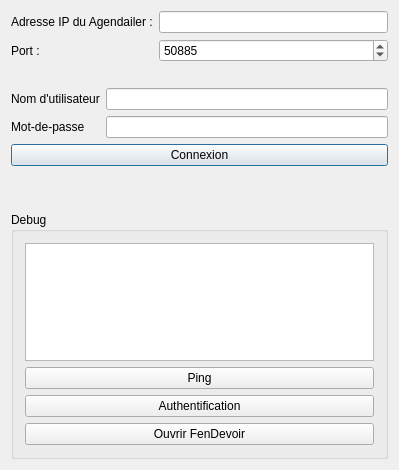
<?xml version="1.0" encoding="UTF-8"?>
<ui version="4.0">
 <class>FenAccueil</class>
 <widget class="QDialog" name="FenAccueil">
  <property name="geometry">
   <rect>
    <x>0</x>
    <y>0</y>
    <width>399</width>
    <height>470</height>
   </rect>
  </property>
  <property name="windowTitle">
   <string>FenAccueil</string>
  </property>
  <layout class="QVBoxLayout" name="verticalLayout">
   <item>
    <layout class="QFormLayout" name="formLayout">
     <property name="fieldGrowthPolicy">
      <enum>QFormLayout::AllNonFixedFieldsGrow</enum>
     </property>
     <item row="0" column="0">
      <widget class="QLabel" name="adresseIPDuAgendailerLabel">
       <property name="text">
        <string>Adresse IP du Agendailer :</string>
       </property>
      </widget>
     </item>
     <item row="0" column="1">
      <widget class="QLineEdit" name="ipAddrOfServer"/>
     </item>
     <item row="1" column="0">
      <widget class="QLabel" name="portLabel">
       <property name="text">
        <string>Port :</string>
       </property>
      </widget>
     </item>
     <item row="1" column="1">
      <widget class="QSpinBox" name="portOfServer">
       <property name="minimum">
        <number>1024</number>
       </property>
       <property name="maximum">
        <number>65536</number>
       </property>
       <property name="value">
        <number>50885</number>
       </property>
      </widget>
     </item>
    </layout>
   </item>
   <item>
    <spacer name="horizontalSpacer">
     <property name="orientation">
      <enum>Qt::Horizontal</enum>
     </property>
     <property name="sizeHint" stdset="0">
      <size>
       <width>40</width>
       <height>20</height>
      </size>
     </property>
    </spacer>
   </item>
   <item>
    <layout class="QFormLayout" name="formLayout_2">
     <item row="0" column="0">
      <widget class="QLabel" name="nomDUtilisateurLabel">
       <property name="text">
        <string>Nom d'utilisateur</string>
       </property>
      </widget>
     </item>
     <item row="0" column="1">
      <widget class="QLineEdit" name="UserName"/>
     </item>
     <item row="1" column="0">
      <widget class="QLabel" name="motDePasseLabel">
       <property name="text">
        <string>Mot-de-passe</string>
       </property>
      </widget>
     </item>
     <item row="1" column="1">
      <widget class="QLineEdit" name="Password">
       <property name="echoMode">
        <enum>QLineEdit::Password</enum>
       </property>
      </widget>
     </item>
    </layout>
   </item>
   <item>
    <widget class="QPushButton" name="connexion">
     <property name="text">
      <string>Connexion</string>
     </property>
    </widget>
   </item>
   <item>
    <spacer name="horizontalSpacer_2">
     <property name="orientation">
      <enum>Qt::Horizontal</enum>
     </property>
     <property name="sizeHint" stdset="0">
      <size>
       <width>40</width>
       <height>20</height>
      </size>
     </property>
    </spacer>
   </item>
   <item>
    <spacer name="horizontalSpacer_3">
     <property name="orientation">
      <enum>Qt::Horizontal</enum>
     </property>
     <property name="sizeHint" stdset="0">
      <size>
       <width>40</width>
       <height>20</height>
      </size>
     </property>
    </spacer>
   </item>
   <item>
    <widget class="QGroupBox" name="groupBox">
     <property name="title">
      <string>Debug</string>
     </property>
     <layout class="QVBoxLayout" name="verticalLayout_2">
      <item>
       <widget class="QPlainTextEdit" name="DebugConsole"/>
      </item>
      <item>
       <widget class="QPushButton" name="ping">
        <property name="text">
         <string>Ping</string>
        </property>
       </widget>
      </item>
      <item>
       <widget class="QPushButton" name="auth">
        <property name="text">
         <string>Authentification</string>
        </property>
       </widget>
      </item>
      <item>
       <widget class="QPushButton" name="OpenFenDevoir">
        <property name="text">
         <string>Ouvrir FenDevoir</string>
        </property>
       </widget>
      </item>
     </layout>
    </widget>
   </item>
  </layout>
 </widget>
 <layoutdefault spacing="6" margin="11"/>
 <resources/>
 <connections/>
</ui>
